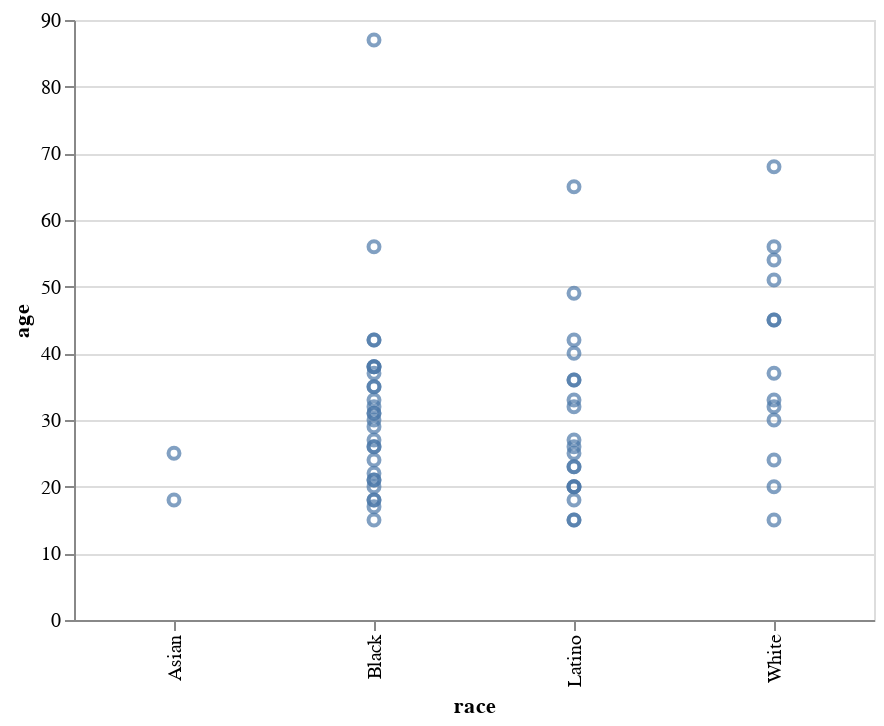

Here is the notebook cell this chart was saved with:
### Markdown cell above
Change the chart type by changing the mark. Here's a scatter plot.

### Code cell
alt.Chart(df).mark_point().encode(
    x="race",
    y="age"
)

### Figure 1 — Vega-Lite specification as saved in the notebook (floating-point values rounded to 4 significant figures)
{"$schema": "https://vega.github.io/schema/vega-lite/v2.3.0.json", "config": {"view": {"height": 300, "width": 400}}, "data": {"values": [{"address": "2009 W. 6th St.", "age": 18, "death_date": "1992-04-30", "first_name": "Cesar A.", "gender": "Male", "last_name": "Aguilar", "latitude": 34.06, "longitude": -118.3, "neighborhood": "Westlake", "race": "Latino", "type": "Officer-involved shooting"}, {"address": "Main & College streets", "age": 42, "death_date": "1992-05-01", "first_name": "George", "gender": "Male", "last_name": "Alvarez", "latitude": 34.06, "longitude": -118.2, "neighborhood": "Chinatown", "race": "Latino", "type": "Not riot-related"}, {"address": "3100 Rosecrans Ave.", "age": 40, "death_date": "1992-05-23", "first_name": "Wilson", "gender": "Male", "last_name": "Alvarez", "latitude": 33.9, "longitude": -118.3, "neighborhood": "Hawthorne", "race": "Latino", "type": "Homicide"}, {"address": "Rosecrans & Chester avenues", "age": 30, "death_date": "1992-04-30", "first_name": "Brian E.", "gender": "Male", "last_name": "Andrew", "latitude": 33.9, "longitude": -118.2, "neighborhood": "Compton", "race": "Black", "type": "Officer-involved shooting"}, {"address": "1600 W. 60th St.", "age": 87, "death_date": "1992-05-03", "first_name": "Vivian", "gender": "Female", "last_name": "Austin", "latitude": 33.99, "longitude": -118.3, "neighborhood": "Harvard Park", "race": "Black", "type": "Death"}, {"address": "4404 S. Western Ave.", "age": 27, "death_date": "1992-04-30", "first_name": "Franklin", "gender": "Male", "last_name": "Benavidez", "latitude": 34.0, "longitude": -118.3, "neighborhood": "Vermont Square", "race": "Latino", "type": "Officer-involved shooting"}, {"address": "Harbor Freeway near Slauson Avenue", "age": 42, "death_date": "1992-05-02", "first_name": "Carol", "gender": "Female", "last_name": "Benson", "latitude": 33.99, "longitude": -118.3, "neighborhood": "South Park", "race": "Black", "type": "Death"}, {"address": "2740 W. Olympic Blvd.", "age": 30, "death_date": "1992-04-30", "first_name": "Patrick", "gender": "Male", "last_name": "Bettan", "latitude": 34.05, "longitude": -118.3, "neighborhood": "Koreatown", "race": "White", "type": "Homicide"}, {"address": "Vermont & Leeward avenues", "age": 49, "death_date": "1992-04-30", "first_name": "Hector", "gender": "Male", "last_name": "Castro", "latitude": 34.06, "longitude": -118.3, "neighborhood": "Koreatown", "race": "Latino", "type": "Homicide"}, {"address": "Santa Monica Boulevard & Seward Street", "age": 26, "death_date": "1992-04-30", "first_name": "Jerel L.", "gender": "Male", "last_name": "Channell", "latitude": 34.09, "longitude": -118.3, "neighborhood": "Hollywood", "race": "Black", "type": "Death"}, {"address": "Vermont Avenue & 43rd Street", "age": 15, "death_date": "1992-04-30", "first_name": "Gregory", "gender": "Male", "last_name": "Davis Jr.", "latitude": 34.01, "longitude": -118.3, "neighborhood": "Vermont Square", "race": "Black", "type": "Homicide"}, {"address": "5800 block of South Vermont Avenue", "age": null, "death_date": "1992-05-02", "first_name": "John", "gender": "Male", "last_name": "Doe #80", "latitude": 33.99, "longitude": -118.3, "neighborhood": "Vermont-Slauson", "race": "White", "type": "Homicide"}, {"address": "3500 block of Winslow Drive", "age": 56, "death_date": "1992-05-01", "first_name": "Harry", "gender": "Male", "last_name": "Doller", "latitude": 34.09, "longitude": -118.3, "neighborhood": "Silver Lake", "race": "White", "type": "Not riot-related"}, {"address": "614 S. Locust Ave.", "age": 35, "death_date": "1992-04-30", "first_name": "Kevin J.", "gender": "Male", "last_name": "Edwards", "latitude": 33.89, "longitude": -118.2, "neighborhood": "Compton", "race": "Black", "type": "Not riot-related"}, {"address": "Slauson & 7th avenues", "age": 45, "death_date": "1992-04-30", "first_name": "Howard", "gender": "Male", "last_name": "Epstein", "latitude": 33.99, "longitude": -118.3, "neighborhood": "Hyde Park", "race": "White", "type": "Homicide"}, {"address": "7608 S. Compton Ave.", "age": 65, "death_date": "1992-05-02", "first_name": "Juana", "gender": "Female", "last_name": "Espinosa", "latitude": 33.92, "longitude": -118.2, "neighborhood": "Compton", "race": "Latino", "type": "Homicide"}, {"address": "Braddock Drive & Inglewood Boulevard", "age": 24, "death_date": "1992-05-01", "first_name": "Kevin A.", "gender": "Male", "last_name": "Evanahen", "latitude": 33.99, "longitude": -118.4, "neighborhood": "Del Rey", "race": "White", "type": "Homicide"}, {"address": "1005 S. Fresno St.", "age": 15, "death_date": "1992-04-30", "first_name": "Jose L.", "gender": "Male", "last_name": "Garcia", "latitude": 34.03, "longitude": -118.2, "neighborhood": "Boyle Heights", "race": "Latino", "type": "Not riot-related"}, {"address": "10700 block of Burin Avenue", "age": 15, "death_date": "1992-04-30", "first_name": "Mark", "gender": "Male", "last_name": "Garcia", "latitude": 33.94, "longitude": -118.4, "neighborhood": "Lennox", "race": "Latino", "type": "Officer-involved shooting"}, {"address": "12834 Vanowen St.", "age": 32, "death_date": "1992-12-16", "first_name": "Elias", "gender": "Male", "last_name": "Garcia Rivera", "latitude": 34.19, "longitude": -118.4, "neighborhood": "Valley Glen", "race": "Latino", "type": "Homicide"}, {"address": "2034 W. Pico Blvd.", "age": 36, "death_date": "1992-04-30", "first_name": "Andreas", "gender": "Male", "last_name": "Garnica", "latitude": 34.05, "longitude": -118.3, "neighborhood": "Pico-Union", "race": "Latino", "type": "Not riot-related"}, {"address": "Holt & Loranne avenues", "age": 35, "death_date": "1992-05-01", "first_name": "Meeker", "gender": "Male", "last_name": "Gibson", "latitude": 34.06, "longitude": -117.7, "neighborhood": "Pomona", "race": "Black", "type": "Homicide"}, {"address": "Lemon Avenue & Pacific Coast Highway", "age": 32, "death_date": "1992-04-30", "first_name": "Matthew D.", "gender": "Male", "last_name": "Haines", "latitude": 33.79, "longitude": -118.2, "neighborhood": "Long Beach", "race": "White", "type": "Homicide"}, {"address": "Avalon Boulevard & Slauson Avenue", "age": 38, "death_date": "1992-04-29", "first_name": "Jimmie", "gender": "Male", "last_name": "Harris", "latitude": 33.99, "longitude": -118.3, "neighborhood": "South Park", "race": "Black", "type": "Death"}, {"address": "Central Avenue & 112th Street", "age": 17, "death_date": "1992-04-30", "first_name": "DeAndre", "gender": "Male", "last_name": "Harrison", "latitude": 33.93, "longitude": -118.3, "neighborhood": "Green Meadows", "race": "Black", "type": "Officer-involved shooting"}, {"address": "1439 E. Walnut", "age": 38, "death_date": "1992-05-01", "first_name": "Paul D.", "gender": "Male", "last_name": "Horace", "latitude": 34.02, "longitude": -118.2, "neighborhood": "Central-Alameda", "race": "Black", "type": "Homicide"}, {"address": "Main & 51st streets", "age": 56, "death_date": "1992-05-01", "first_name": "Betty", "gender": "Female", "last_name": "Jackson", "latitude": 34.0, "longitude": -118.3, "neighborhood": "South Park", "race": "Black", "type": "Death"}, {"address": "11322 Alvaro St.", "age": 38, "death_date": "1992-04-30", "first_name": "Dennis Ray", "gender": "Male", "last_name": "Jackson", "latitude": 33.93, "longitude": -118.3, "neighborhood": "Watts", "race": "Black", "type": "Officer-involved shooting"}, {"address": "Willowbrook Avenue & Alondra Boulevard", "age": 25, "death_date": "1992-04-30", "first_name": "Tranh", "gender": "Male", "last_name": "Lam", "latitude": 33.89, "longitude": -118.2, "neighborhood": "Compton", "race": "Asian", "type": "Homicide"}, {"address": "Hobart Boulevard & 3rd Street", "age": 18, "death_date": "1992-04-30", "first_name": "Edward Song", "gender": "Male", "last_name": "Lee", "latitude": 34.07, "longitude": -118.3, "neighborhood": "Koreatown", "race": "Asian", "type": "Homicide"}, {"address": "16th Street & Central Avenue", "age": 36, "death_date": "1992-04-30", "first_name": "Frank D.", "gender": "Male", "last_name": "Lopez", "latitude": 34.03, "longitude": -118.2, "neighborhood": "Downtown", "race": "Latino", "type": "Homicide"}, {"address": "Santa Monica Boulevard & Seward Street", "age": 18, "death_date": "1992-04-30", "first_name": "Darnell R.", "gender": "Male", "last_name": "Mallory", "latitude": 34.09, "longitude": -118.3, "neighborhood": "Hollywood", "race": "Black", "type": "Death"}, {"address": "1800 block of East New York Drive", "age": 51, "death_date": "1992-05-01", "first_name": "Lucie R.", "gender": "Female", "last_name": "Maronian", "latitude": 34.18, "longitude": -118.1, "neighborhood": "Altadena", "race": "White", "type": "Homicide"}, {"address": "near North Los Robles Avenue & Claremont Street", "age": 22, "death_date": "1992-05-03", "first_name": "Howard Eugene", "gender": "Male", "last_name": "Martin", "latitude": 34.17, "longitude": -118.1, "neighborhood": "Pasadena", "race": "Black", "type": "Officer-involved shooting"}, {"address": "Avalon Boulevard & 102nd Street", "age": 45, "death_date": "1992-04-30", "first_name": "Ira F.", "gender": "Male", "last_name": "McCurry", "latitude": 33.94, "longitude": -118.3, "neighborhood": "Green Meadows", "race": "White", "type": "Homicide"}, {"address": "Florence Avenue & Cimarron Street", "age": 32, "death_date": "1992-05-01", "first_name": "Alfred V.", "gender": "Male", "last_name": "Miller", "latitude": 33.97, "longitude": -118.3, "neighborhood": "Chesterfield Square", "race": "Black", "type": "Homicide"}, {"address": "120th Street & Central Avenue", "age": 23, "death_date": "1992-04-29", "first_name": "Arturo C.", "gender": "Male", "last_name": "Miranda", "latitude": 33.92, "longitude": -118.3, "neighborhood": "Green Meadows", "race": "Latino", "type": "Homicide"}, {"address": "2137 E. 115th St.", "age": 24, "death_date": "1992-05-01", "first_name": "Suzanne R.", "gender": "Female", "last_name": "Morgan", "latitude": 33.93, "longitude": -118.2, "neighborhood": "Watts", "race": "Black", "type": "Not riot-related"}, {"address": "1601 S. Western Ave.", "age": 20, "death_date": "1992-08-12", "first_name": "Nissar", "gender": "Male", "last_name": "Mustafa", "latitude": 34.04, "longitude": -118.3, "neighborhood": "Harvard Heights", "race": "White", "type": "Homicide"}, {"address": "Western Avenue & 92nd Street", "age": 27, "death_date": "1992-04-30", "first_name": "Ernest", "gender": "Male", "last_name": "Neal Jr.", "latitude": 33.95, "longitude": -118.3, "neighborhood": "Gramercy Park", "race": "Black", "type": "Homicide"}, {"address": "San Pedro & 78th streets", "age": 21, "death_date": "1992-04-30", "first_name": "Anthony", "gender": "Male", "last_name": "Netherly", "latitude": 33.97, "longitude": -118.3, "neighborhood": "Florence", "race": "Black", "type": "Homicide"}, {"address": "Florence Avenue & Flower Street", "age": 21, "death_date": "1992-05-01", "first_name": "Charles W.", "gender": "Male", "last_name": "Orebo", "latitude": 33.97, "longitude": -118.3, "neighborhood": "Florence", "race": "Black", "type": "Officer-involved shooting"}, {"address": "Santa Monica Boulevard & Seward Street", "age": 37, "death_date": "1992-04-30", "first_name": "Juanita", "gender": "Female", "last_name": "Pettaway", "latitude": 34.09, "longitude": -118.3, "neighborhood": "Hollywood", "race": "Black", "type": "Death"}, {"address": "4028 Santa Monica Blvd.", "age": 20, "death_date": "1992-04-30", "first_name": "Juan A.", "gender": "Male", "last_name": "Pineda", "latitude": 34.09, "longitude": -118.3, "neighborhood": "Silver Lake", "race": "Latino", "type": "Homicide"}, {"address": "12732 Bess St.", "age": 23, "death_date": "1992-05-03", "first_name": "Hugo G.", "gender": "Male", "last_name": "Ramirez", "latitude": 34.07, "longitude": -118.0, "neighborhood": "Baldwin Park", "race": "Latino", "type": "Not riot-related"}, {"address": "11690 Gateway Blvd.", "age": 68, "death_date": "1992-05-01", "first_name": "Aaron", "gender": "Male", "last_name": "Ratinoff", "latitude": 34.03, "longitude": -118.4, "neighborhood": "Sawtelle", "race": "White", "type": "Homicide"}, {"address": "Pico Boulevard & Vermont Avenue", "age": 26, "death_date": "1992-05-03", "first_name": "Victor R.", "gender": "Male", "last_name": "Rivas", "latitude": 34.05, "longitude": -118.3, "neighborhood": "Pico-Union", "race": "Latino", "type": "Officer-involved shooting"}, {"address": "2882 W. 9th St.", "age": 33, "death_date": "1992-05-01", "first_name": "William", "gender": "Male", "last_name": "Ross", "latitude": 34.06, "longitude": -118.3, "neighborhood": "Koreatown", "race": "White", "type": "Homicide"}, {"address": "3100 block of South Main Street", "age": 20, "death_date": "1992-05-20", "first_name": "Juan V.", "gender": "Male", "last_name": "Salgado", "latitude": 34.02, "longitude": -118.3, "neighborhood": "Historic South-Central", "race": "Latino", "type": "Homicide"}, {"address": "San Diego Freeway & San Fernando Mission Boulevard", "age": 31, "death_date": "1992-05-03", "first_name": "Imad", "gender": "Male", "last_name": "Sharaf", "latitude": 34.27, "longitude": -118.5, "neighborhood": "Mission Hills", "race": "Black", "type": "Not riot-related"}, {"address": "Vermont Avenue & Santa Monica Boulevard", "age": 25, "death_date": "1992-05-01", "first_name": "Jose", "gender": "Male", "last_name": "Solorzano", "latitude": 34.09, "longitude": -118.3, "neighborhood": "East Hollywood", "race": "Latino", "type": "Homicide"}, {"address": "2600 block of Florence Avenue", "age": 20, "death_date": "1992-04-30", "first_name": "George A.", "gender": "Male", "last_name": "Sosa", "latitude": 33.97, "longitude": -118.2, "neighborhood": "Huntington Park", "race": "Latino", "type": "Homicide"}, {"address": "11322 Alvaro St.", "age": 31, "death_date": "1992-04-30", "first_name": "Anthony J.", "gender": "Male", "last_name": "Taylor", "latitude": 33.93, "longitude": -118.3, "neighborhood": "Watts", "race": "Black", "type": "Officer-involved shooting"}, {"address": "4365 S. Vermont Ave.", "age": 42, "death_date": "1992-04-29", "first_name": "Dwight", "gender": "Male", "last_name": "Taylor", "latitude": 34.0, "longitude": -118.3, "neighborhood": "Vermont Square", "race": "Black", "type": "Homicide"}, {"address": "5213 Sunset Blvd.", "age": 26, "death_date": "1992-04-30", "first_name": "James L.", "gender": "Male", "last_name": "Taylor", "latitude": 34.1, "longitude": -118.3, "neighborhood": "East Hollywood", "race": "Black", "type": "Homicide"}, {"address": "5510 W. Sunset Blvd.", "age": 54, "death_date": "1993-11-24", "first_name": "Wallace", "gender": "Male", "last_name": "Tope", "latitude": 34.1, "longitude": -118.3, "neighborhood": "Hollywood", "race": "White", "type": "Homicide"}, {"address": "San Fernando Road & San Fernando Mission Boulevard", "age": 15, "death_date": "1992-04-29", "first_name": "Edward Anthony", "gender": "Male", "last_name": "Travens", "latitude": 34.28, "longitude": -118.4, "neighborhood": "San Fernando", "race": "White", "type": "Not riot-related"}, {"address": "5100 block of West Slauson Avenue", "age": 33, "death_date": "1992-04-29", "first_name": "Eduardo C.", "gender": "Male", "last_name": "Vela", "latitude": 33.99, "longitude": -118.4, "neighborhood": "Ladera Heights", "race": "Latino", "type": "Homicide"}, {"address": "11932 Cometa Ave.", "age": 20, "death_date": "1992-05-02", "first_name": "Fredrick", "gender": "Male", "last_name": "Ward", "latitude": 34.29, "longitude": -118.4, "neighborhood": "Pacoima", "race": "Black", "type": "Homicide"}, {"address": "4365 S. Vermont Ave.", "age": 18, "death_date": "1992-04-29", "first_name": "Louis A.", "gender": "Male", "last_name": "Watson", "latitude": 34.01, "longitude": -118.3, "neighborhood": "Vermont Square", "race": "Black", "type": "Homicide"}, {"address": "Western Avenue & 92nd Street", "age": 33, "death_date": "1992-04-30", "first_name": "Elbert O.", "gender": "Male", "last_name": "Wilkins", "latitude": 33.95, "longitude": -118.3, "neighborhood": "Gramercy Park", "race": "Black", "type": "Homicide"}, {"address": "10621 Sepulveda Blvd.", "age": 37, "death_date": "1992-04-29", "first_name": "John H.", "gender": "Male", "last_name": "Willers", "latitude": 34.26, "longitude": -118.5, "neighborhood": "Mission Hills", "race": "White", "type": "Homicide"}, {"address": "Gage & Western avenues", "age": 29, "death_date": "1992-04-29", "first_name": "Willie Bernard", "gender": "Male", "last_name": "Williams", "latitude": 33.98, "longitude": -118.3, "neighborhood": "Chesterfield Square", "race": "Black", "type": "Death"}]}, "encoding": {"x": {"field": "race", "type": "nominal"}, "y": {"field": "age", "type": "quantitative"}}, "mark": "point"}
